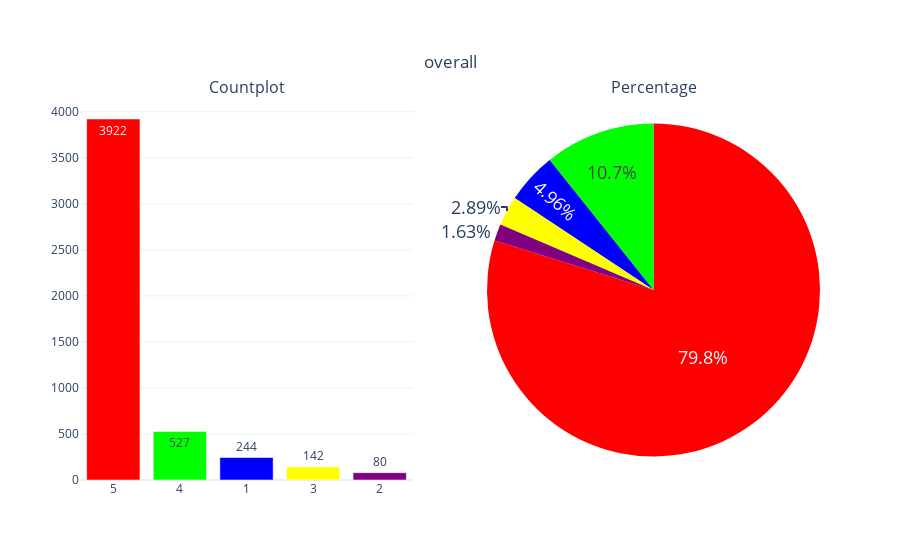

This figure's notebook cell:
### Code cell
categorical_variable_summary(df, 'overall')

### Figure 1 — Plotly figure (JSON) as saved in the notebook; plotly's stock layout.template omitted (floating-point values rounded to 4 significant figures)
{"data": [{"marker": {"color": ["#FF0000", "#00FF00", "#0000FF", "#FFFF00", "#800080"]}, "name": "overall", "showlegend": false, "text": ["3922", "527", "244", "142", "80"], "textposition": "auto", "type": "bar", "x": ["5", "4", "1", "3", "2"], "xaxis": "x", "y": [3922, 527, 244, 142, 80], "yaxis": "y"}, {"domain": {"x": [0.55, 1], "y": [0, 1]}, "labels": [5, 4, 1, 3, 2], "marker": {"colors": ["#FF0000", "#00FF00", "#0000FF", "#FFFF00", "#800080"]}, "name": "overall", "showlegend": false, "textfont": {"size": 18}, "textposition": "auto", "type": "pie", "values": [3922, 527, 244, 142, 80]}], "layout": {"annotations": [{"font": {"size": 16}, "showarrow": false, "text": "Countplot", "x": 0.225, "xanchor": "center", "xref": "paper", "y": 1, "yanchor": "bottom", "yref": "paper"}, {"font": {"size": 16}, "showarrow": false, "text": "Percentage", "x": 0.775, "xanchor": "center", "xref": "paper", "y": 1, "yanchor": "bottom", "yref": "paper"}], "title": {"text": "overall", "x": 0.5, "xanchor": "center", "y": 0.9, "yanchor": "top"}, "xaxis": {"anchor": "y", "domain": [0, 0.45]}, "yaxis": {"anchor": "x", "domain": [0, 1]}}}
